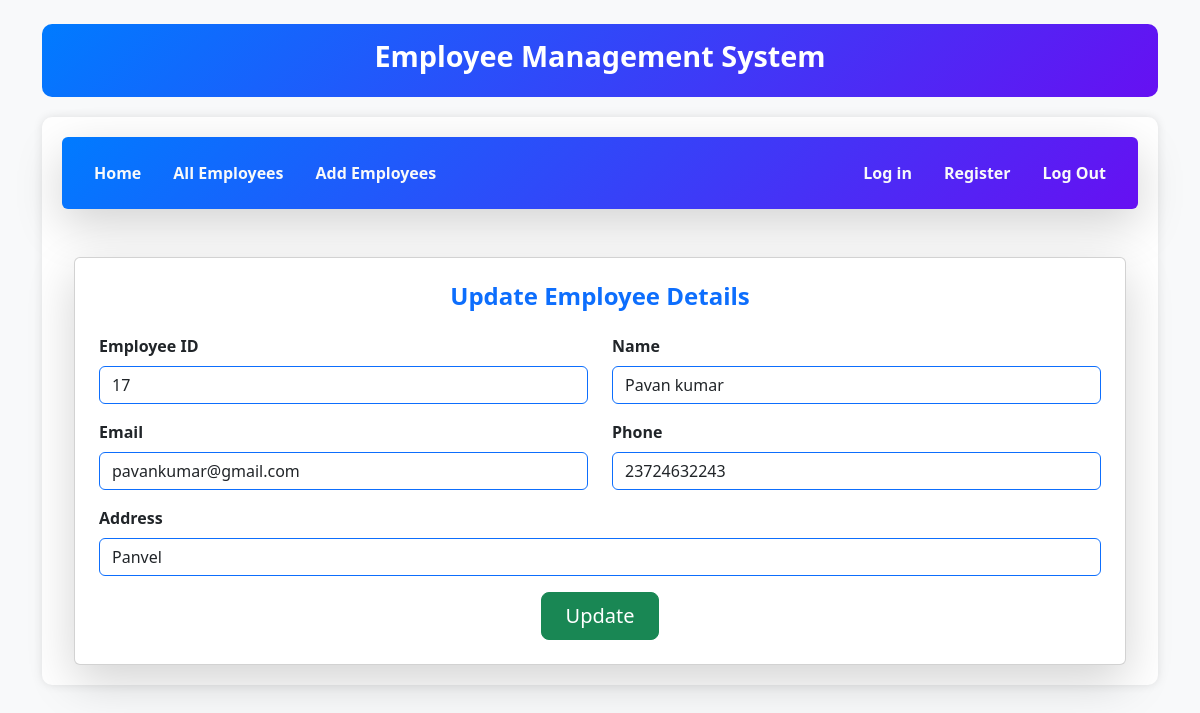
Page /updateemployee/7/ on the committed database.
### emp/models.py (models this page shows)
class Employee(models.Model):
    employee_id = models.CharField(max_length=100)
    employee_name = models.CharField(max_length=50)
    email = models.CharField(max_length=40)
    address = models.CharField(max_length=40)
    phone = models.BigIntegerField()

### emp/views.py (the view)
# urls.py: path('updateemployee/<int:empid>/', views.updateemployee, name='updateemployee'),
def updateemployee(request, empid):
    e = get_object_or_404(Employee, pk=empid)
    return render(request, "emp/updateemployee.html", {"singleemployee": e})  # FIXED VARIABLE NAME

### emp/Templates/emp/updateemployee.html (shortened to what this page needs)
{% extends "base.html" %}
{% block content %}
<div class="container mt-5">
    <div class="card shadow-lg p-4 rounded">
        <h4 class="text-center text-primary mb-4"><strong>Update Employee Details</strong></h4>
        <form action="{% if singleemployee.id %}{% url 'doupdateemployee' singleemployee.id %}{% else %}#{% endif %}" method="POST">
            <div class="row">
                <div class="col-md-6 mb-3">
                    <label for="employeeid" class="form-label"><strong>Employee ID</strong></label>
                    <input type="text" name="employeeid" value="{{ singleemployee.employee_id }}" class="form-control border-primary">
                </div>
                <div class="col-md-6 mb-3">
                    <label for="employeename" class="form-label"><strong>Name</strong></label>
                    <input type="text" name="employeename" value="{{ singleemployee.employee_name }}" class="form-control border-primary">
                </div>
            </div>
            <div class="row">
                <div class="col-md-6 mb-3">
                    <label for="employeeemail" class="form-label"><strong>Email</strong></label>
                    <input type="email" name="employeeemail" value="{{ singleemployee.email }}" class="form-control border-primary">
                </div>
                <div class="col-md-6 mb-3">
                    <label for="employeephone" class="form-label"><strong>Phone</strong></label>
                    <input type="number" name="employeephone" value="{{ singleemployee.phone }}" class="form-control border-primary">
                </div>
            </div>
            <div class="mb-3">
                <label for="employeeaddress" class="form-label"><strong>Address</strong></label>
                <input type="text" name="employeeaddress" value="{{ singleemployee.address }}" class="form-control border-primary">
            </div>
            <div class="text-center mt-3">
                <button type="submit" class="btn btn-lg btn-success px-4">Update</button>
            </div>
        </form>
    </div>
</div>
{% endblock %}

### Templates/base.html (style rules this page uses)
body { background-color: #f8f9fa; }

### rows in the picture
Employee: employeeid "17", employeename "Pavan kumar", employeeemail "pavankumar@gmail.com", employeephone "23724632243", employeeaddress "Panvel"
